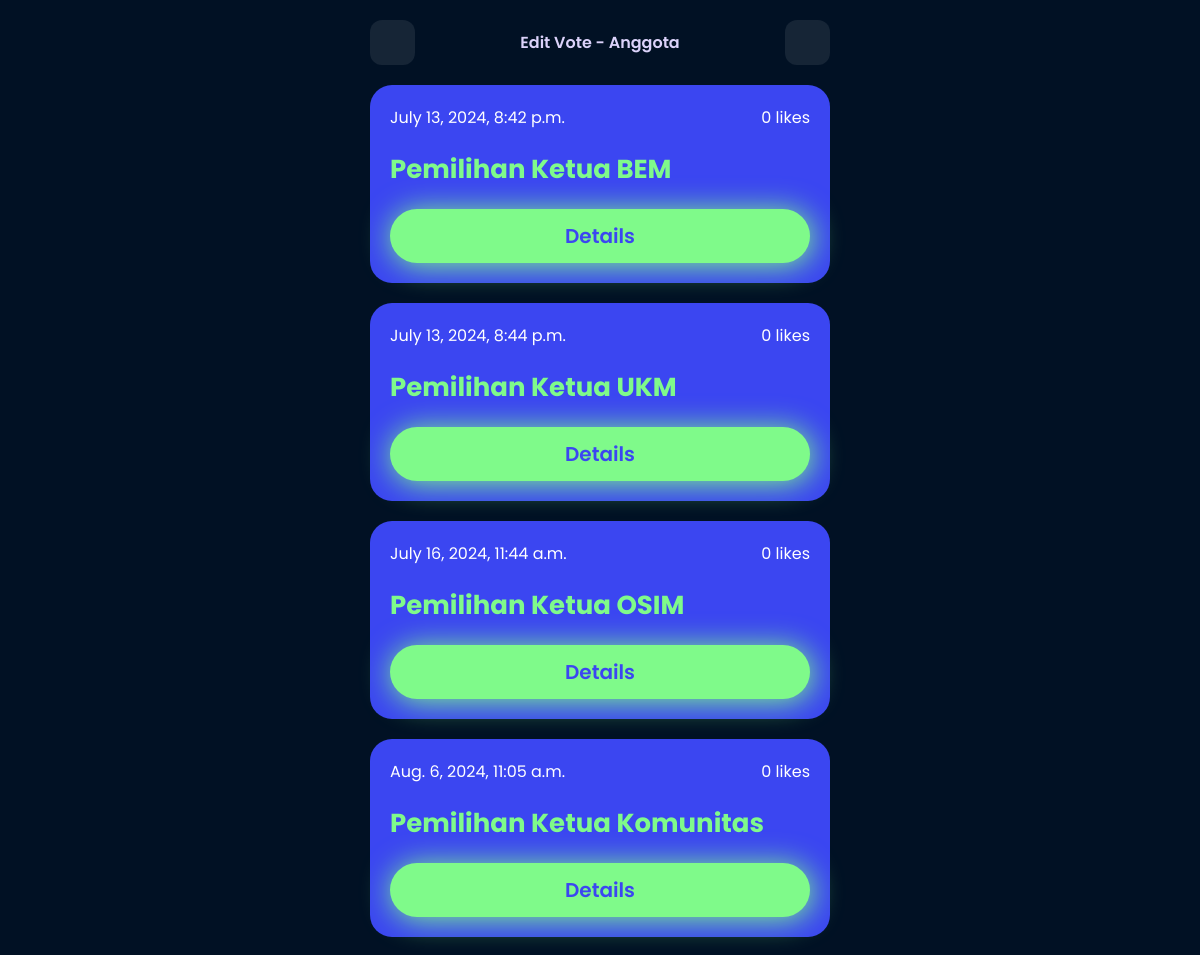
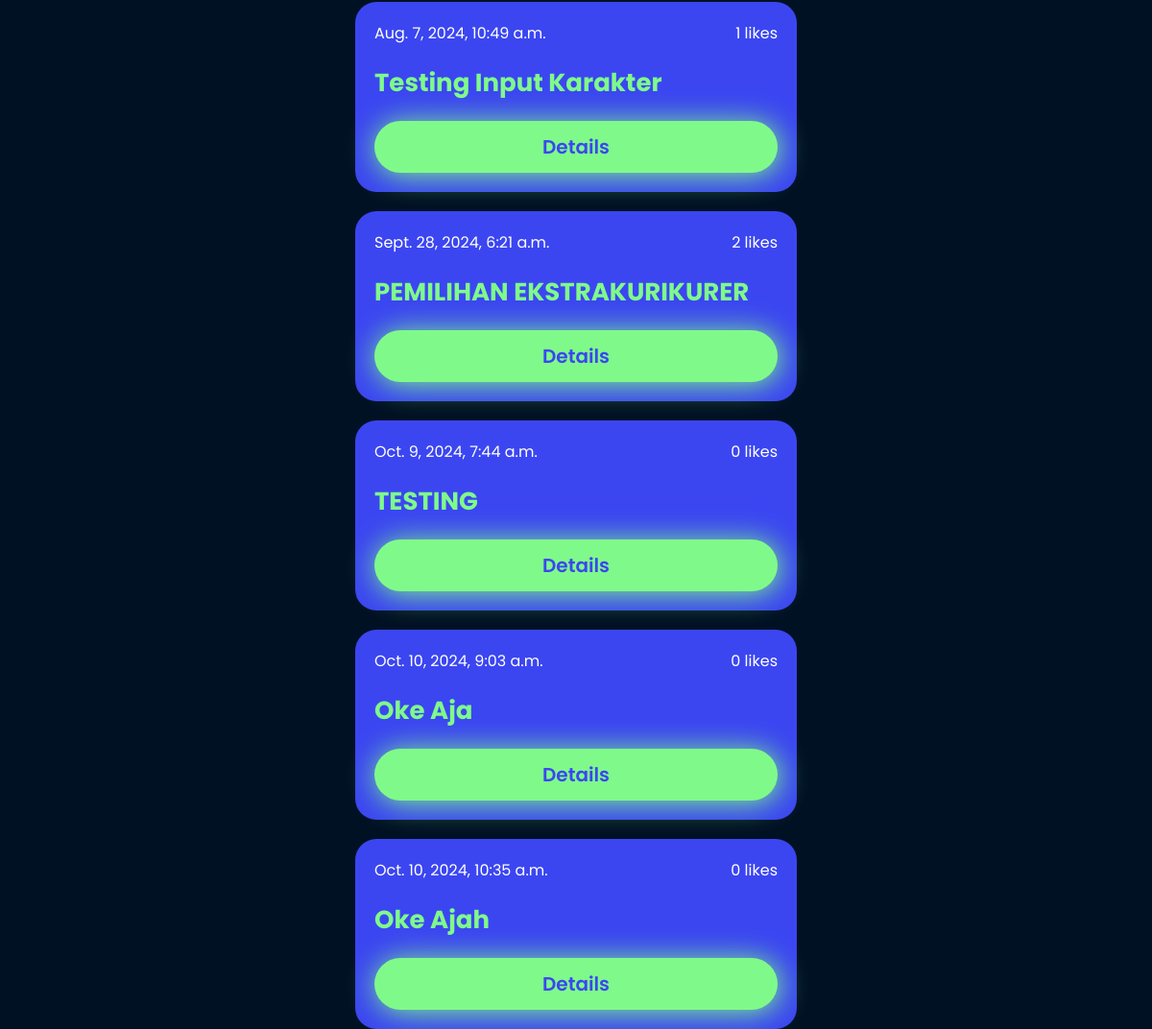
Page /vote/admin/ (signed in) on the committed database (2 pictures, top to bottom).
### vote_app/models.py (models this page shows, shortened)
class Vote(models.Model):
    title = models.CharField(max_length=200)
    description = models.TextField()
    key = models.CharField(max_length=100, unique=True)
    created = models.DateTimeField(auto_now_add=True)
    likes = models.ManyToManyField(User, related_name='liked_votes', blank=True, default=0)
    deadline = models.DateTimeField(null=True, blank=True)  # Batas waktu opsional
    created_by = models.ForeignKey(User, on_delete=models.CASCADE, related_name='votes_created')  # Tambahkan field ini
    def total_likes(self):
        return self.likes.count()

### vote_app/views.py (the view)
# urls.py: path('vote/admin/', views.admin_vote_list, name='admin_vote_list'),
@csrf_exempt
def admin_vote_list(request):
    user = request.user
    votes = Vote.objects.filter(created_by=user)  # Filter vote berdasarkan user yang login
    return render(request, 'admin_vote.html', {'votes': votes})

### templates/admin_vote.html (shortened to what this page needs)
{% load static %}
<!DOCTYPE html>
<html lang="en">
<head>
</head>
<body>
  <div class="container">
    <div class="top">
      <a href="{% url 'vote_list' %}"><ion-icon name="chevron-back-outline" id="icon"></ion-icon></a>
      <p style="text-transform: capitalize;">Edit Vote - {{ request.user.username }}</p>
      <a href="{% url 'create_vote' %}"><ion-icon name="add-circle" id="icon"></ion-icon></a>
    </div>
    <div class="vote">
      {% for vote in votes %}
      <div class="card" onclick="location.href='{% url 'edit_vote' vote.id %}';">
        <div class="item-top">
          <div class="top-user">
            <span style="color: white;">{{ vote.created }}</span>
            <div style="display: flex; flex-direction: row; justify-content: center; align-items: center; gap: 4px;">
              <span style="color: white;">{{ vote.total_likes }} likes</span>
            </div>
          </div>
        </div>
        <div class="item-bottom">
          <div class="bottom-user">
            <h3 style="text-transform: capitalize; color: #7FFA8A;">{{ vote.title }}</h3>
          </div>
          <a href="" class="btn-tap">Details</a>
        </div>
      </div>
      {% empty %}
      <div
        style="margin: 50px auto; background-color: #4f57f24b; padding: 20px; border-radius: 22px; text-align: center;">
        <span style="font-size: 100px;">😥</span>
        <p style="font-size: 20px; color: white;">Data vote belum ada!</p>
      </div>
      {% endfor %}
    </div>
  </div>
</body>
</html>

### templates/admin_vote.html (style rules this page uses)
:root { --satu: #3B46F1; --dua: #4F58F2; --tiga: #DBD2FA; --empat: #DBD2FA; --lima: #7FFA8A; }
* { margin: 0; padding: 0; box-sizing: border-box; font-family: "Poppins", sans-serif; }
body { background-color: rgb(1, 17, 36); }
.container { max-width: 500px; height: 100vh; margin: auto; padding: 0 20px; }
.top { padding: 20px 0; display: flex; justify-content: space-between; align-items: center; }
.top #icon { width: 25px; height: 25px; color: var(--satu); }
.top a { background-color: rgba(255, 255, 255, 0.081); width: 45px; height: 45px; display: flex; justify-content: center; align-items: center; border-radius: 12px; }
.top { font-weight: 600; color: var(--tiga); }
.vote { display: flex; flex-direction: column; justify-content: center; align-items: center; gap: 20px; }
.card { background-color: var(--satu); height: 45%; width: 100%; padding: 20px; border-radius: 22px; }
.item-top .top-user { display: flex; justify-content: space-between; align-items: center; }
.item-bottom { text-align: center; }
.bottom-user { margin: 20px 0; display: flex; flex-direction: column; gap: 20px; text-align: left; }
.bottom-user h3 { font-size: 26px; color: var(--empat); }
.btn-tap { width: 100%; text-align: center; display: block; padding: 12px; text-decoration: none; font-weight: 600; font-size: 20px; border-radius: 50px; background-color: var(--lima); color: var(--satu); box-shadow: 2px 2px 30px var(--lima); }

### rows in the picture
Vote: created "July 13, 2024, 8:42 p.m.", total_likes "0", title "Pemilihan Ketua BEM"
Vote: created "July 13, 2024, 8:44 p.m.", total_likes "0", title "Pemilihan Ketua UKM"
Vote: created "July 16, 2024, 11:44 a.m.", total_likes "0", title "Pemilihan Ketua OSIM"
Vote: created "Aug. 6, 2024, 11:05 a.m.", total_likes "0", title "Pemilihan Ketua Komunitas"
Vote: created "Aug. 7, 2024, 10:49 a.m.", total_likes "1", title "Testing Input Karakter"
Vote: created "Sept. 28, 2024, 6:21 a.m.", total_likes "2", title "PEMILIHAN EKSTRAKURIKURER"
Vote: created "Oct. 9, 2024, 7:44 a.m.", total_likes "0", title "TESTING"
Vote: created "Oct. 10, 2024, 9:03 a.m.", total_likes "0", title "Oke Aja"
Vote: created "Oct. 10, 2024, 10:35 a.m.", total_likes "0", title "Oke Ajah"

### other values in the picture
{{ request.user.username }} "Anggota"
